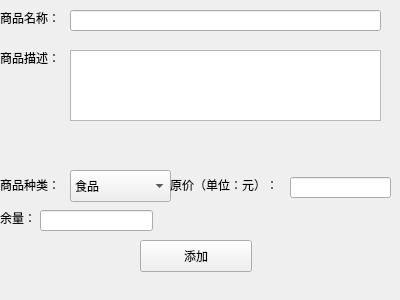
<?xml version="1.0" encoding="UTF-8"?>
<ui version="4.0">
 <class>addGoods</class>
 <widget class="QWidget" name="addGoods">
  <property name="geometry">
   <rect>
    <x>0</x>
    <y>0</y>
    <width>400</width>
    <height>300</height>
   </rect>
  </property>
  <property name="windowTitle">
   <string>添加商品</string>
  </property>
  <widget class="QLabel" name="label">
   <property name="geometry">
    <rect>
     <x>0</x>
     <y>10</y>
     <width>61</width>
     <height>16</height>
    </rect>
   </property>
   <property name="text">
    <string>商品名称：</string>
   </property>
  </widget>
  <widget class="QLineEdit" name="nameLine">
   <property name="geometry">
    <rect>
     <x>70</x>
     <y>10</y>
     <width>311</width>
     <height>21</height>
    </rect>
   </property>
  </widget>
  <widget class="QLabel" name="label_2">
   <property name="geometry">
    <rect>
     <x>0</x>
     <y>50</y>
     <width>61</width>
     <height>16</height>
    </rect>
   </property>
   <property name="text">
    <string>商品描述：</string>
   </property>
  </widget>
  <widget class="QPlainTextEdit" name="descEdit">
   <property name="geometry">
    <rect>
     <x>70</x>
     <y>50</y>
     <width>311</width>
     <height>71</height>
    </rect>
   </property>
  </widget>
  <widget class="QLabel" name="label_3">
   <property name="geometry">
    <rect>
     <x>0</x>
     <y>177</y>
     <width>61</width>
     <height>16</height>
    </rect>
   </property>
   <property name="text">
    <string>商品种类：</string>
   </property>
  </widget>
  <widget class="QComboBox" name="typeCombo">
   <property name="geometry">
    <rect>
     <x>70</x>
     <y>170</y>
     <width>101</width>
     <height>32</height>
    </rect>
   </property>
   <item>
    <property name="text">
     <string>食品</string>
    </property>
   </item>
   <item>
    <property name="text">
     <string>服装</string>
    </property>
   </item>
   <item>
    <property name="text">
     <string>书籍</string>
    </property>
   </item>
   <item>
    <property name="text">
     <string>电子产品</string>
    </property>
   </item>
  </widget>
  <widget class="QLabel" name="label_4">
   <property name="geometry">
    <rect>
     <x>170</x>
     <y>177</y>
     <width>111</width>
     <height>16</height>
    </rect>
   </property>
   <property name="text">
    <string>原价（单位：元）：</string>
   </property>
  </widget>
  <widget class="QLineEdit" name="priceLine">
   <property name="geometry">
    <rect>
     <x>290</x>
     <y>177</y>
     <width>101</width>
     <height>21</height>
    </rect>
   </property>
  </widget>
  <widget class="QPushButton" name="pushButton">
   <property name="geometry">
    <rect>
     <x>140</x>
     <y>240</y>
     <width>112</width>
     <height>32</height>
    </rect>
   </property>
   <property name="text">
    <string>添加</string>
   </property>
  </widget>
  <widget class="QLabel" name="label_5">
   <property name="geometry">
    <rect>
     <x>0</x>
     <y>210</y>
     <width>41</width>
     <height>16</height>
    </rect>
   </property>
   <property name="text">
    <string>余量：</string>
   </property>
  </widget>
  <widget class="QLineEdit" name="remainLine">
   <property name="geometry">
    <rect>
     <x>40</x>
     <y>210</y>
     <width>113</width>
     <height>21</height>
    </rect>
   </property>
  </widget>
 </widget>
 <resources/>
 <connections/>
</ui>
